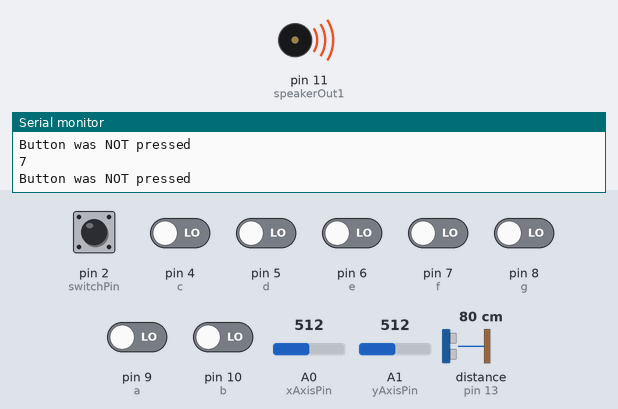
Bench run of a sketch on a simulated Arduino Uno, built with avr-gcc and run on an emulated ATmega328P. Shown: buzzer (waves = sounding), the last lines printed to the serial monitor. Wiring (inferred from the names in the program): ultrasonic range finder: trigger pin 12; echo pin 13. The test bench sets the inputs (shaded band); at power-on: pin 2 (switchPin), pin 4 (c), pin 5 (d), pin 6 (e), pin 7 (f), pin 8 (g), pin 9 (a), pin 10 (b) LOW, distance to the obstacle (sensor on pin 13) 80 cm, A0 (xAxisPin) = 512, A1 (yAxisPin) = 512. The echo pulse lasts 58.3 µs per cm.

Above: at 1.2 s.
1.3 s: distance to the obstacle (sensor on pin 13) set to 158 cm
4.3 s: distance to the obstacle (sensor on pin 13) set to 165 cm
At 5.8 s:
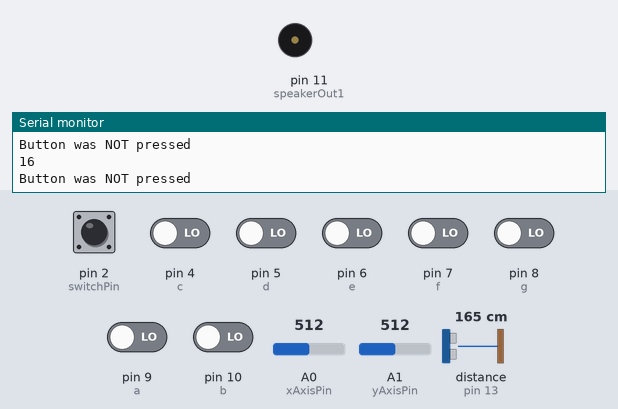
8.0 s: distance to the obstacle (sensor on pin 13) set to 2 cm
At 8.51 s:
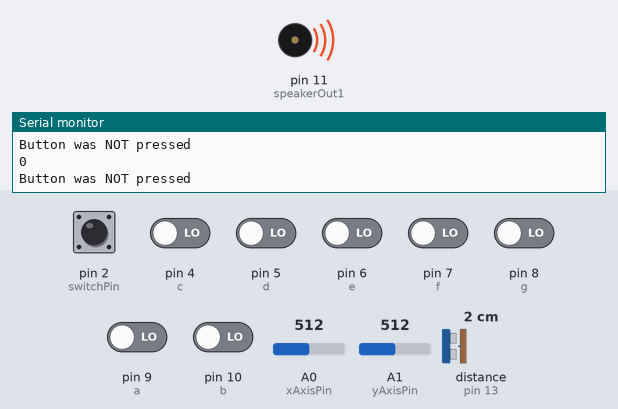
11.0 s: distance to the obstacle (sensor on pin 13) set to 250 cm
Timing chart, 0 to 13.9 s (numbered marks = the images above; inputs shaded):
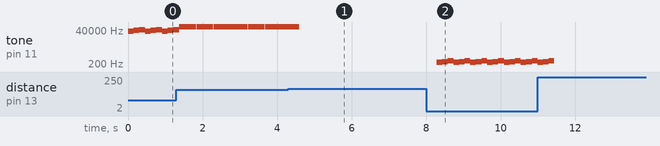

The sketch:

piano.ino
```cpp
#include <stdio.h>
#include <math.h>


#define c4  262
#define d4  294
#define e4  330
#define f4  349
#define g4  392
#define a4  440
#define b4  494
#define c5  523

#define R 0

int speakerOut1 = 11;
int echoPin = 13;
int triggerPin = 12;
int notenumber[] = { 4, 5, 6, 7, 8, 9, 10 };
int notechar[] = { c4, d4, e4, f4, g4, a4, b4 };
int c = 4;
int d = 5;
int e = 6;
int f = 7;
int g = 8;
int a = 9;
int b = 10;


int frequency1 = 0;
int frequency2 = 0;
int buttonCheck = 0;
int buttonstate1 = 0;
int buttonstate2 = 0;
int buttonstate3 = 0;
int buttonCount = 0;

const int xAxisPin = A0;
const int yAxisPin = A1;
const int switchPin = 2;

int centerX = 0;
int centerY = 0;

void setup() {
  // put your setup code here, to run once:
  Serial.begin(9600);
  pinMode(speakerOut1, OUTPUT);
  pinMode(triggerPin, OUTPUT);
  pinMode(echoPin, INPUT);
  pinMode(switchPin, INPUT);
  pinMode(c, INPUT);
  pinMode(d, INPUT);
  pinMode(e, INPUT);
  pinMode(f, INPUT);
  pinMode(g, INPUT);
  pinMode(a, INPUT);
  pinMode(b, INPUT);
  centerX = analogRead(xAxisPin);
  centerY = analogRead(yAxisPin);

}

void loop() {
  // put your main code here, to run repeatedly:
  digitalWrite(triggerPin, LOW);
  delayMicroseconds(2);

  digitalWrite(triggerPin, HIGH);
  delayMicroseconds(10);

  digitalWrite(triggerPin, LOW);

  long duration = pulseIn(echoPin, HIGH);

  int distance = duration * 0.0017;

  Serial.println(distance);


  int jsState = digitalRead(switchPin);
  if (jsState == HIGH) { // Pullup
    Serial.println("Button was pressed");
  } else {
    Serial.println("Button was NOT pressed");
  }
  int x = analogRead(xAxisPin);
  int y = analogRead(yAxisPin);
  x -= centerX;
  y -= centerY;
  int xRatio = x / 100;
  int yRatio = y / 100;


  distance += (xRatio + yRatio);


  buttonstate1 = 0;
  buttonstate2 = 0;
  buttonstate3 = 0;
  buttonCount = 0;
  for (int i = 0; i < 7; i += 1) {
    buttonCheck = digitalRead(notenumber[i]);
    if (buttonCheck == LOW) {
      if (buttonCount == 0) {
        buttonstate1 = notechar[i];
      }
      else if (buttonCount == 1) {
        buttonstate2 = notechar[i];
      }
      else if (buttonCount == 2) {
        buttonstate3 = notechar[i];
      }

      buttonCount += 1;
    }

  }


  if (buttonstate1 != 0 && buttonstate2 == 0 && buttonstate3 == 0) {
    tone(speakerOut1, buttonstate1*(pow(2, distance)), 150);
    delay(150);

  }
  if (buttonstate1 != 0 && buttonstate2 != 0 && buttonstate3 == 0) {
    tone(speakerOut1, buttonstate1*(pow(2, distance)), 150);
    delay(150);
    tone(speakerOut1, buttonstate2*(pow(2, distance)), 150);
    delay(150);
  }
  if (buttonstate1 != 0 && buttonstate2 != 0 && buttonstate3 != 0) {
    tone(speakerOut1, buttonstate1*(pow(2, distance)), 150);
    delay(150);
    tone(speakerOut1, buttonstate2*(pow(2, distance)), 150);
    delay(150);
    tone(speakerOut1, buttonstate3*(pow(2, distance)), 150);
    delay(150);
  }

}
```

Measured:
- the behaviour switches between 161 and 162 cm on distance to the obstacle (sensor on pin 13) (found by bisection; images 0 and 1)
- after the input at 4.3 s, tone on pin 11 (speakerOut1): goes on until 4.6 s, then stays silent
- after the input at 8.0 s, tone on pin 11 (speakerOut1): silent → 262 Hz after 0.29 s, then repeats every 0.45 s: 294 Hz 0.15 s, 330 Hz 0.15 s, 262 Hz 0.15 s
- by itself, tone on pin 11 (speakerOut1): repeats every 0.46 s: 65532 Hz 0.15 s, 65531 Hz 0.30 s, silent 0.01 s
